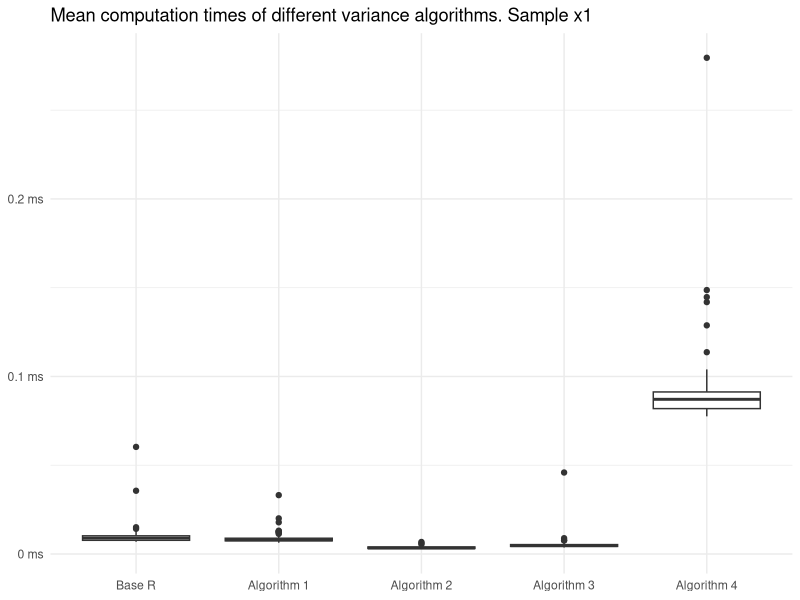
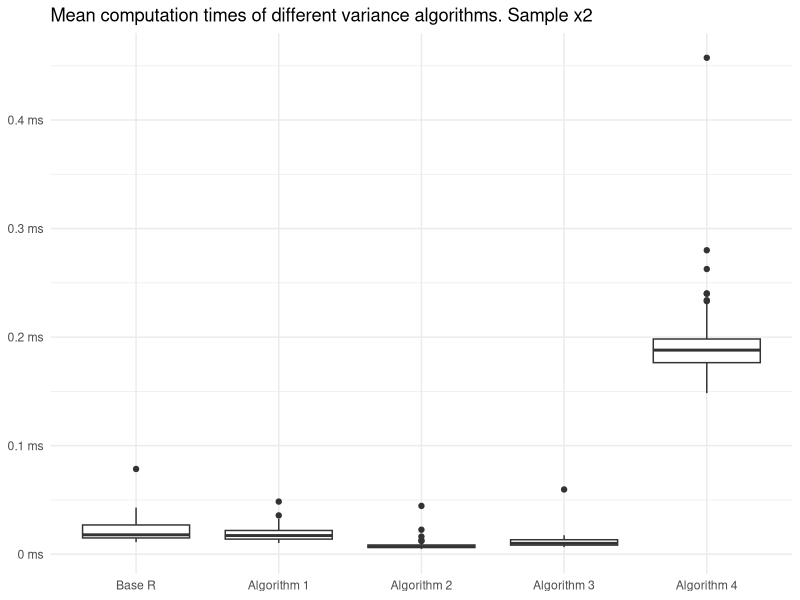
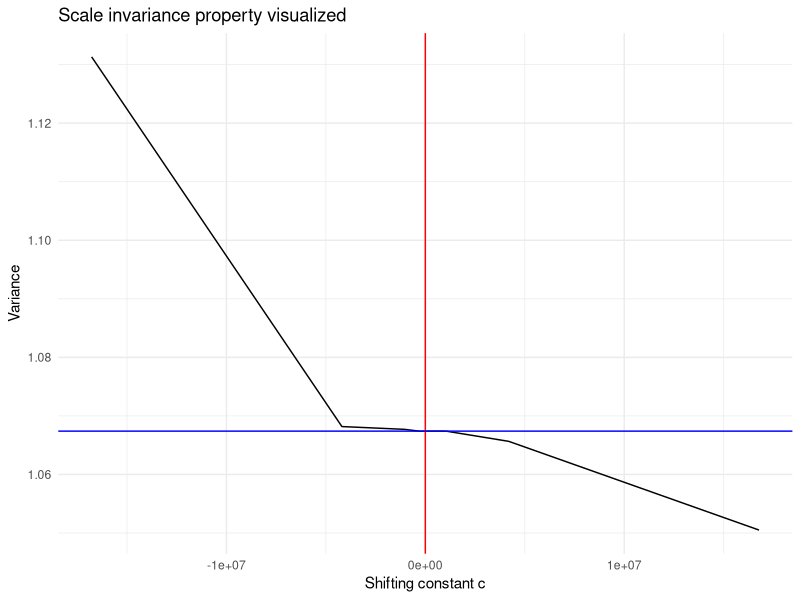
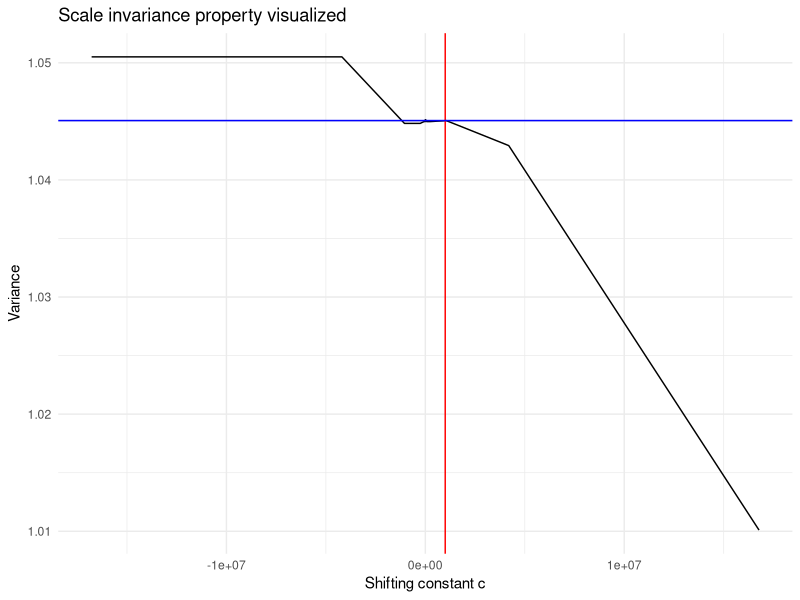
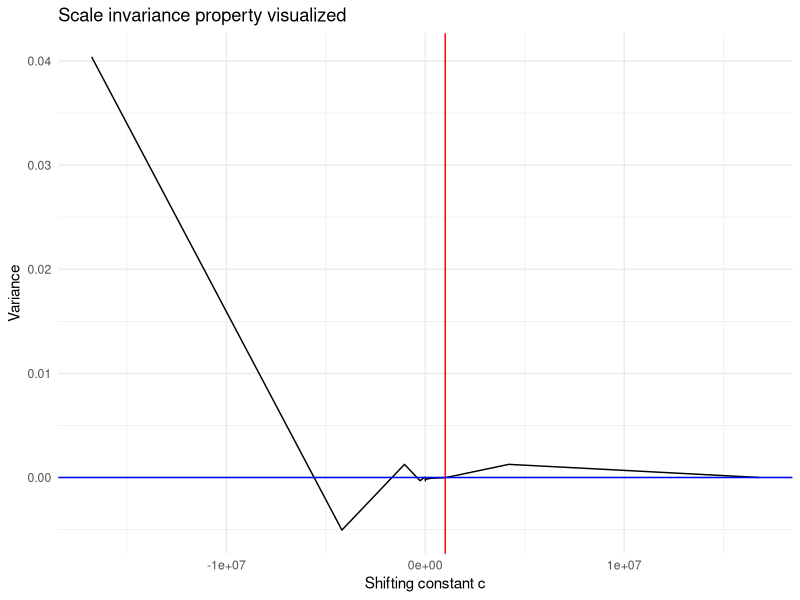
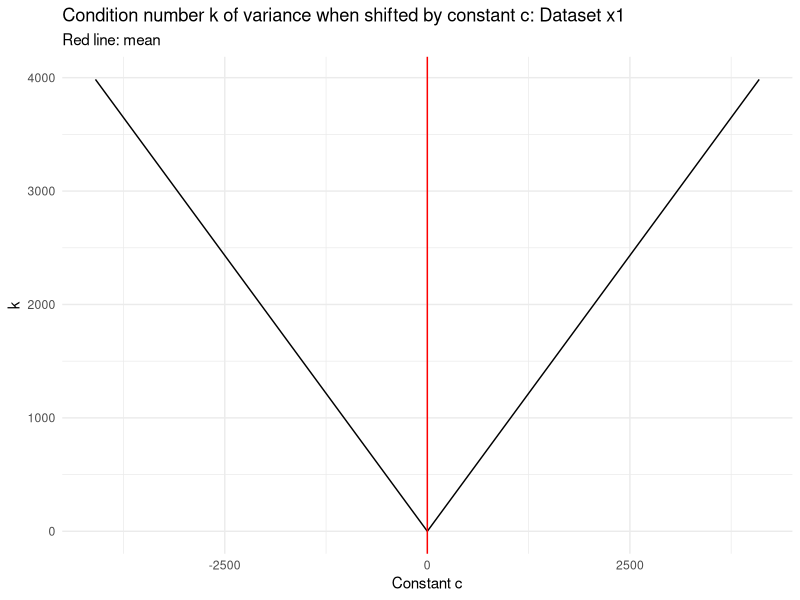
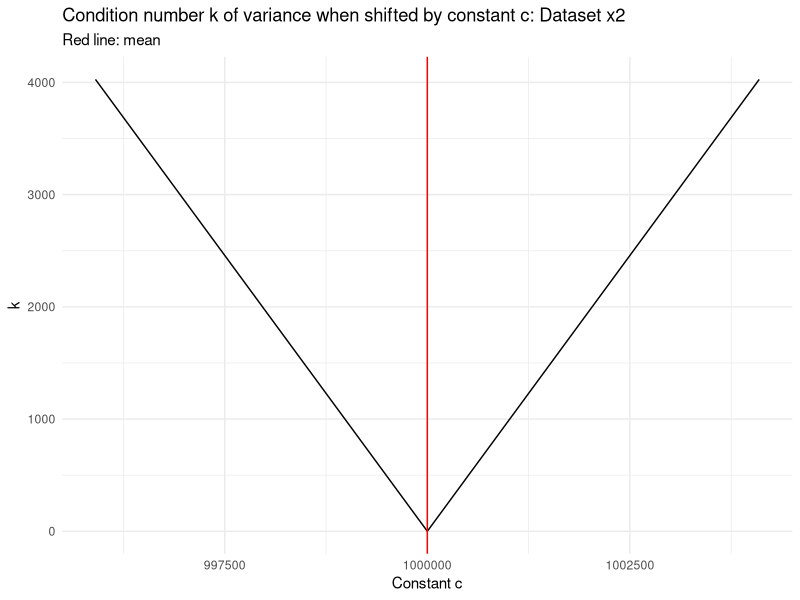
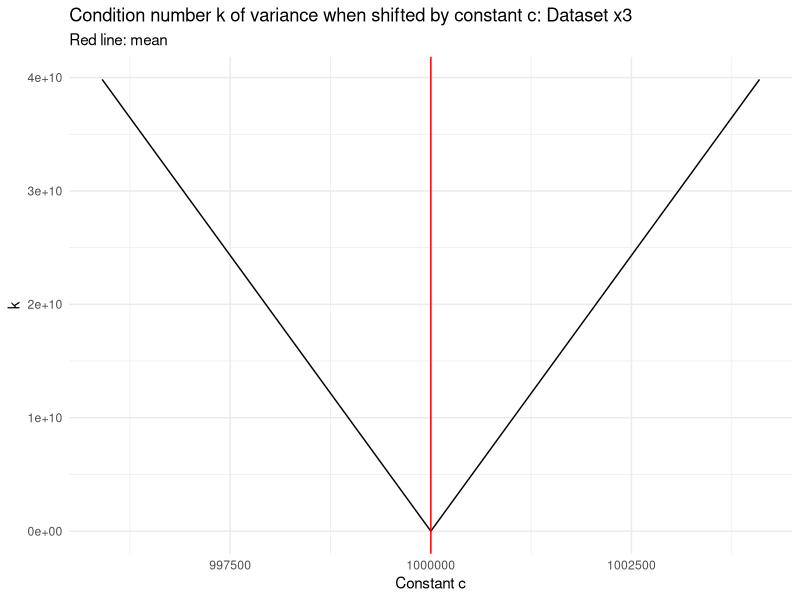

Recreate these plots in R, in order.
## ---- chunk 1
library(tidyverse)
library(knitr)
library(microbenchmark)
## ---- chunk 2
set.seed(11721138)
x1 <- rnorm(100)
x2 <- rnorm(100, mean=1000000)

x1 %>% head()
x2 %>% head()
## ---- chunk 3
variance_1 <- function(x, c=NULL){
  x_n <- length(x)
  x_mean <- mean(x)
  x_deviants <- x - x_mean
  x_deviants_squared <- x_deviants^2
  x_variance <- (sum(x_deviants_squared)) / (x_n - 1)
  return (x_variance)  
}

variance_1(x1)
## ---- chunk 4
variance_2 <- function(x, c=NULL){
  x_n <- length(x)
  p1 <- sum(x^2)
  p2 <- (sum(x)^2) / x_n
  x_variance <- (p1 - p2) / (x_n - 1)
  return (x_variance)
}

variance_2(x1)
## ---- chunk 5

variance_3 <- function(x, c=NULL){
  if (is.null(c)) c <- x[1]
  x_n <- length(x)
  p1 <- sum((x - c)^2)
  p2 <- (sum(x-c)^2)/x_n
  x_variance <- (p1 - p2) / (x_n - 1)
  return (x_variance)
}

cs <- c(0, x1[1], x1[2], x1[3], 1, 10, 100, -100, 1000, 1000000, 11721138, -11721138)
vcs <- sapply(cs, function(c) variance_3(x1, c))
data.frame(c=cs, `Variance per algorithm 3`=vcs) %>% kable()

## ---- chunk 6

online_variance_4 <- function(x){
  # compute the online/cumulative means
  x_online_means <- cumsum(x) / seq_along(x)
  
  # prepare an empty vector for the online variances
  x_online_variances <- c()
  
  # iterate over 1 through n
  for (i in seq(x)) {
    # the first value is alone and therefore has a variance of 0
    if (i == 1) {
      x_online_variances[i] <- 0
      next
    }
    # otherwise compute the formula
    left_term <- (i - 2) / (i - 1) * x_online_variances[i-1]
    right_term <- (x[i] - x_online_means[i-1])^2 / i
    x_online_variances[i] <- left_term + right_term
  }
  
  return (x_online_variances)  
}

variance_4 <- function(x, c=NULL) online_variance_4(x) %>% last()

data.frame(
  n = 1:100,
  value = x1,
  Online.Variances = online_variance_4(x1)
) %>% 
  filter((n < 6) | (n > 95)) %>% 
  kable()
## ---- chunk 7
get_variances <- function(x, c=NULL){
  
  funs <- c(var,   variance_1,   variance_2,   variance_3,   variance_4)
  names <- c("Base R", "Algorithm 1", "Algorithm 2", "Algorithm 3", "Algorithm 4 (online)")
  
  out <- data.frame(
    Function = names,
    Variance = sapply(funs, function(f) f(x, c)),
    Mean.Time.ms = sapply(funs, function(f) mean(microbenchmark(f(x))$time) / 1e6)
  )
  return (out)
}


## ---- chunk 8
get_variances(x1) %>% kable()

microbenchmark(
  "Base R" = var(x1),
  "Algorithm 1" = variance_1(x1),
  "Algorithm 2" = variance_2(x1),
  "Algorithm 3" = variance_3(x1),
  "Algorithm 4" = variance_4(x1)
) %>% 
  ggplot(aes(x = expr, y = time / 1e6)) +  
  geom_boxplot() +
  theme_minimal() +
  theme(
    axis.title = element_blank(),
  ) +
  scale_y_continuous(labels = function(x) paste0(x, " ms")) +  
  ggtitle("Mean computation times of different variance algorithms. Sample x1")
## ---- chunk 9
get_variances(x1) %>% kable()

microbenchmark(
  "Base R" = var(x2),
  "Algorithm 1" = variance_1(x2),
  "Algorithm 2" = variance_2(x2),
  "Algorithm 3" = variance_3(x2),
  "Algorithm 4" = variance_4(x2)
) %>% 
  ggplot(aes(x = expr, y = time / 1e6)) +  
  geom_boxplot() +
  theme_minimal() +
  theme(
    axis.title = element_blank(),
  ) +
  scale_y_continuous(labels = function(x) paste0(x, " ms")) +  
  ggtitle("Mean computation times of different variance algorithms. Sample x2")


## ---- chunk 10
x3 <- rnorm(100, mean=1000000 , sd=0.0000001)

## ---- chunk 11
# x: vector of numbers
# k: number of values * 2 + 1
# j: base of exponentials
get_large_value_range <- function(x, k=12, j=2){
  xhat <- x %>% mean()
  # get exemplary values for the constant c
  constants = j ^ seq(-k, k)
  c(-1*constants, constants) + xhat
}

## ---- chunk 12

# Display shifted variance constant size influence on variance
foo <- function(x){
  # get exemplary values for the constant c
  constants <- get_large_value_range(x1, j=4)
  variances <- sapply(constants, function(c) variance_3(x, c))
  data.frame(
    mean=round(mean(x)),
    sd=round(sd(x), 6),
    c=constants,
    variances=variances
  ) %>% 
    ggplot(aes(x=c, y=variances)) +
    geom_line() +
    geom_vline(xintercept=mean(x), color="red") +
    geom_hline(yintercept=variance_1(x), color="blue") +
    theme_minimal() +
    xlab("Shifting constant c") +
    ylab("Variance") +
    ggtitle("Scale invariance property visualized")
}

foo(x1)
foo(x2)
foo(x3)

## ---- chunk 13
con_num_variance <- function(x) sqrt(sum(x^2) / sum((x - mean(x))^2))

con_num_variance(rnorm(100, mean = 0, sd=1))
con_num_variance(rnorm(100, mean = 1e-6, sd=1))
con_num_variance(rnorm(100, mean = 1e-6, sd=1e-3))

## ---- chunk 14
con_num_variance(rnorm(100, mean = 1e6, sd=1e6))
## ---- chunk 15
x4 <- rnorm(100, mean = 1e6, sd=1e-6)

var(x4)
con_num_variance(x4)

## ---- chunk 16
con_num_variance_shift <- function(x, c) sqrt(1 + length(x) / sum((x-mean(x))^2) * (mean(x)-c)^2)

# visualize condition number of variance with shifting constant
show_shifted_k <- function(x, title_append=""){
  # the the sample mean
  xhat <- x %>% mean()
  # get exemplary values for the constant c
  constants = 2 ^ seq(-12, 12)
  constants = c(-1*constants, constants) + xhat
  # create a dataframe to viszalize everything
  data.frame(
    cs = constants,
    vs = sapply(constants, function(c) variance_3(x, c)),
    ks = sapply(constants, function(c) con_num_variance_shift(x, c))
  ) %>%  
    ggplot(aes(x=cs, y=ks)) + 
    geom_line() +
    geom_vline(xintercept = xhat, color="red") +
    theme_minimal() +
    labs(x="Constant c", y="k", subtitle="Red line: mean") +
    ggtitle("Condition number k of variance when shifted by constant c" %>% paste0(title_append))
}

con_num_variance_shift(x1, 0)
show_shifted_k(x1, ": Dataset x1")
con_num_variance_shift(x2, 1000000)
show_shifted_k(x2, ": Dataset x2")
con_num_variance_shift(x3, 1e6)
show_shifted_k(x3, ": Dataset x3")



